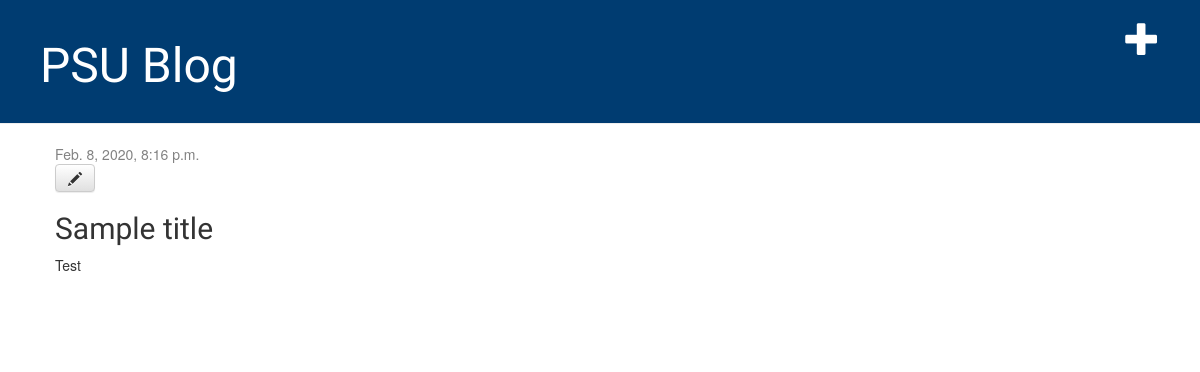
Before: /post/2/ with the older database file.
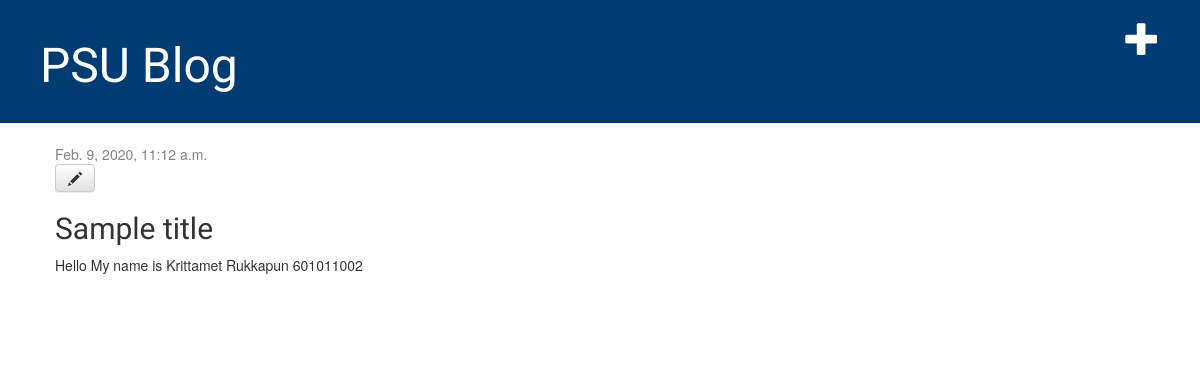
After: the same page with the newer database file.
### blog/models.py (models this page shows, shortened)
class Post(models.Model):
    author = models.ForeignKey(settings.AUTH_USER_MODEL, on_delete=models.CASCADE)
    title = models.CharField(max_length=200)
    text = models.TextField()
    created_date = models.DateTimeField(default=timezone.now)
    published_date = models.DateTimeField(blank=True, null=True)

### blog/views.py (the view)
# urls.py: path('post/<int:pk>/', views.post_detail, name='post_detail'),
def post_detail(request, pk):
    post = get_object_or_404(Post, pk=pk)
    return render(request, 'blog/post_detail.html', {'post': post})

### blog/templates/blog/post_detail.html
{% extends 'blog/base.html' %}
{% block content %}
    <div class="post">
        {% if post.published_date %}
            <div class="date">
                {{ post.published_date }}
            </div>
        {% endif %}
        <a class="btn btn-default" href="{% url 'post_edit' pk=post.pk %}"><span class="glyphicon glyphicon-pencil"></span></a>
        <h2>{{ post.title }}</h2>
        <p>{{ post.text|linebreaksbr }}</p>
    </div>
{% endblock %}

Changed rows visible on the page:
changed Post "Sample title": published_date "Feb. 8, 2020, 8:16 p.m." → "Feb. 9, 2020, 11:12 a.m."; text "Test" → "Hello My name is Krittamet Rukkapun 601011002"
